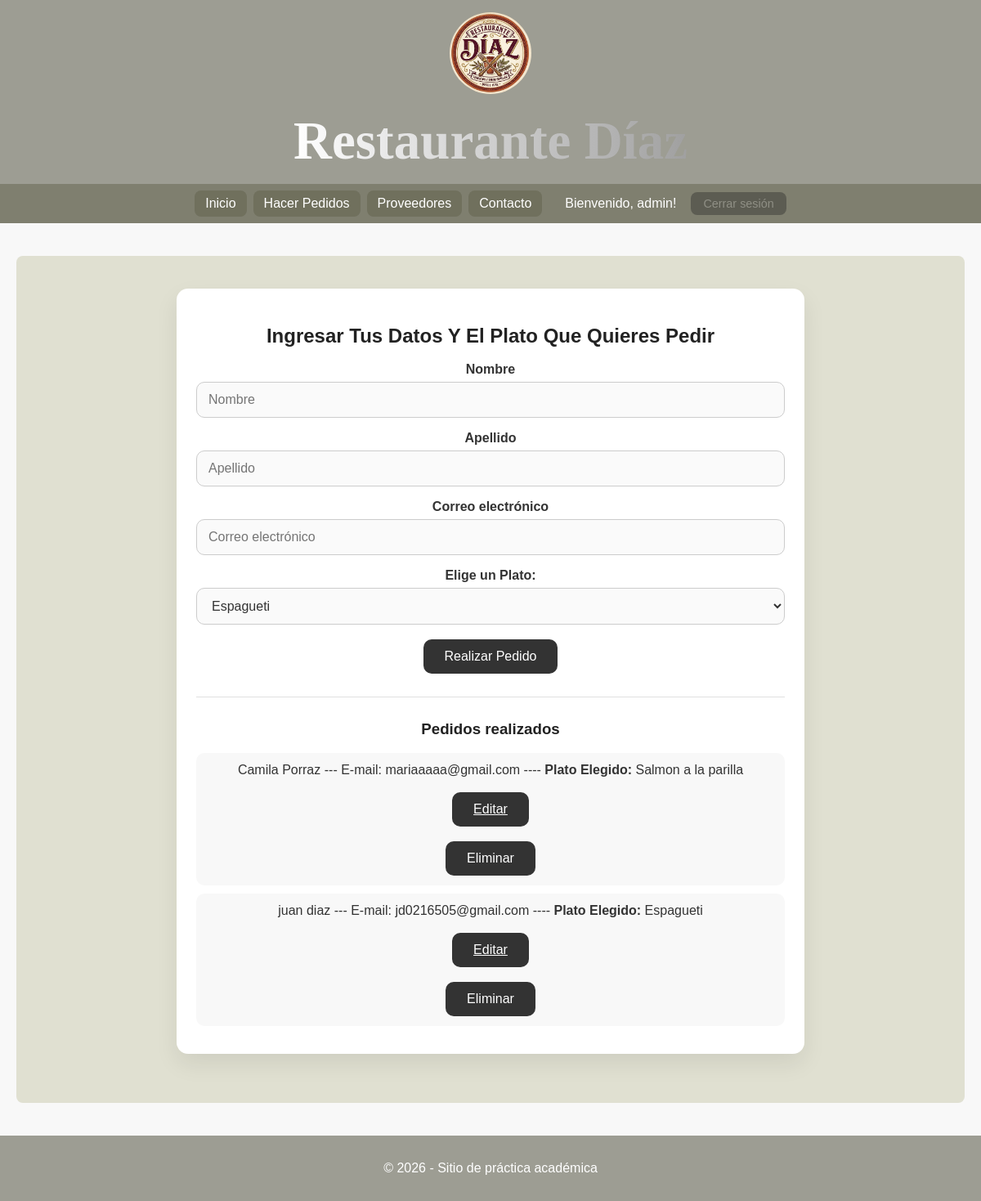
Page /pedidos (signed in) on the committed database.
### tables this page shows
CREATE TABLE usuarios (
    id INTEGER PRIMARY KEY AUTOINCREMENT,
    nombre TEXT NOT NULL,
    apellido TEXT NOT NULL,
    email TEXT NOT NULL,
    opcion TEXT NOT NULL
        );

### paginas/shop.py (the view, shortened to what this page needs)
@shop_bp.route('/pedidos', methods=['GET', 'POST'])
def pedidos():
    conn = get_connection()
    usuarios = conn.execute('SELECT id, nombre, apellido, email, opcion FROM usuarios').fetchall()
    conn.close()
    return render_template('pedidos.html', usuarios=usuarios)

### app.py (called while the page is built)
@app.before_request
def require_login():
    allowed = ('login', 'register', 'static')
    if request.endpoint in allowed:
        return
    if 'username' not in session:
        return redirect(url_for('login'))

### db.py (called while the page is built)
def get_connection():
    conn = sqlite3.connect('usuarios.db')
    conn.row_factory = sqlite3.Row
    return conn

### templates/pedidos.html (shortened to what this page needs)
{% extends 'base.html' %}
{% block content %}
<div class="full-width">
    <div class="pedido-container">
<h2>Ingresar Tus Datos Y El Plato Que Quieres Pedir</h2>
        <form action="{{ url_for('shop.pedidos') }}" method="POST" class="pedido-form">
            <label for="nombre">Nombre</label>
            <input type="text" id="nombre" name="nombre" placeholder="Nombre" required>
            <label for="apellido">Apellido</label>
            <input type="text" id="apellido" name="apellido" placeholder="Apellido" required>
            <label for="email">Correo electrónico</label>
            <input type="email" id="email" name="email" placeholder="Correo electrónico" required>
            <label for="opciones">Elige un Plato:</label>
            <select id="opciones" name="opciones">
                <option value="Espagueti">Espagueti</option>
            </select>
            <button type="submit">Realizar Pedido</button>
        </form>
        <hr>
        <h3>Pedidos realizados</h3>
        <ul>
        {% for u in usuarios %}
            <li class="pedido-item">
                <span class="pedido-texto">
                    {{ u[1] }} {{ u[2] }} --- E-mail: {{ u[3] }} ---- <strong>Plato Elegido:</strong> {{ u[4] }}
                </span>
                <div class="acciones-container">
                    <a href="{{ url_for('edicion1.editar_pedido', id=u[0]) }}" class="btn-action btn-editar">Editar</a>
                    <form action="{{ url_for('edicion1.eliminar_pedido', id=u[0]) }}" method="POST" style="margin: 0;" onsubmit="return confirm('¿Estás seguro de que deseas eliminar este pedido?');">
                        <button type="submit" class="btn-action btn-eliminar">Eliminar</button>
                    </form>
                </div>
            </li>
        {% else %}
            <li>No hay pedidos aún.</li>
        {% endfor %}
        </ul>
    </div>
</div>
{% endblock %}

### static/style.css (style rules this page uses)
body { font-family: Arial, sans-serif; margin: 0; padding: 0; background-color: #f8f8f8; align-items: right; }
div.full-width { font-family: Arial, sans-serif; max-width: 1200px; margin: 20px auto; background-color: #e0e0d1; padding: 20px; border-radius: 8px; box-sizing: border-box; text-align: center; }

### templates/pedidos.html (style rules this page uses)
.pedido-container { background: #ffffff; padding: 24px; border-radius: 14px; box-shadow: 0 12px 28px rgba(0, 0, 0, 0.08); max-width: 720px; margin: 20px auto 40px; }
.pedido-container h2, .pedido-container h3 { color: #222222; margin-bottom: 18px; }
.pedido-container label { display: block; margin: 16px 0 6px; color: #333333; font-weight: 700; }
.pedido-container input[type="text"], .pedido-container input[type="email"], .pedido-container select { width: 100%; padding: 12px 14px; border: 1px solid #cccccc; border-radius: 10px; background: #fafafa; color: #333333; font-size: 1rem; box-sizing: border-box; transition: border-color 0.2s ease, box-shadow 0.2s ease; }
.pedido-container button { display: inline-block; margin-top: 18px; background: #333333; color: #ffffff; border: none; border-radius: 10px; padding: 12px 26px; cursor: pointer; font-size: 1rem; transition: background 0.2s ease; }
.pedido-container hr { border: none; border-top: 1px solid #e0e0e0; margin: 28px 0; }
.btn-editar { display: inline-block; margin-top: 18px; background: #333333; color: #ffffff; border: none; border-radius: 10px; padding: 12px 26px; cursor: pointer; font-size: 1rem; transition: background 0.2s ease; }
.btn-eliminar { background: #d9534f; color: white; }
.pedido-container ul { list-style: none; padding-left: 0; margin: 0; }
.pedido-container li { background: #f8f8f8; border-radius: 10px; padding: 12px 14px; margin-bottom: 10px; color: #333333; }

### rows in the picture
usuarios: nombre "Camila", apellido "Porraz", email "mariaaaaa@gmail.com", opcion "Salmon a la parilla"
usuarios: nombre "juan", apellido "diaz", email "jd0216505@gmail.com", opcion "Espagueti"

### other values in the picture
{{ session.get('username') }} "admin"
